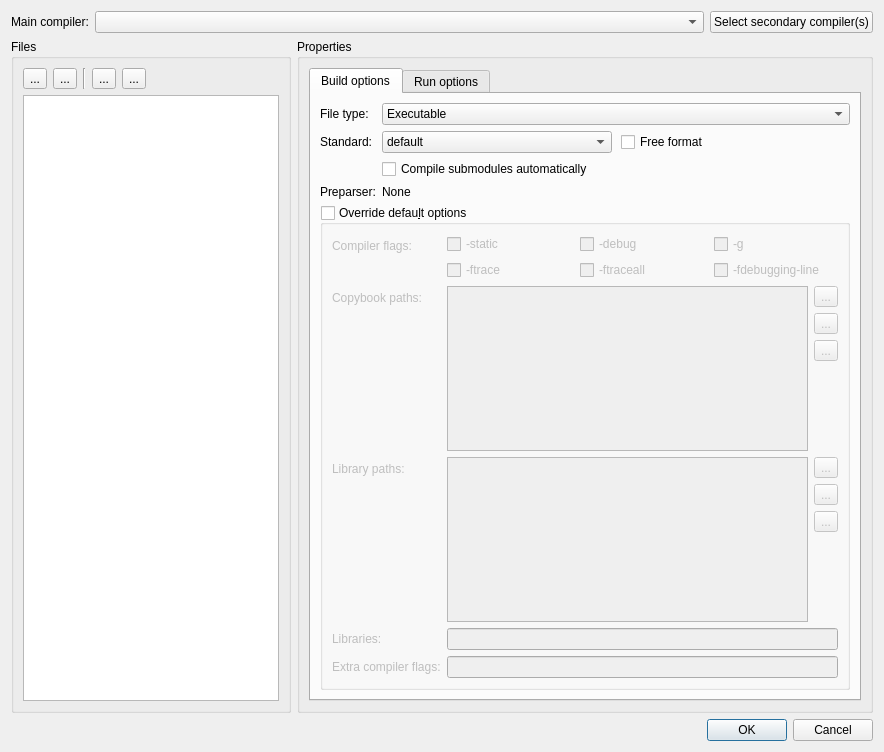
<?xml version="1.0" encoding="UTF-8"?>
<ui version="4.0">
 <class>Dialog</class>
 <widget class="QDialog" name="Dialog">
  <property name="geometry">
   <rect>
    <x>0</x>
    <y>0</y>
    <width>884</width>
    <height>752</height>
   </rect>
  </property>
  <property name="windowTitle">
   <string>Project configuration</string>
  </property>
  <layout class="QVBoxLayout" name="verticalLayout">
   <item>
    <layout class="QFormLayout" name="formLayout">
     <item row="0" column="0">
      <widget class="QLabel" name="label_2">
       <property name="text">
        <string>Main compiler:</string>
       </property>
      </widget>
     </item>
     <item row="0" column="1">
      <layout class="QHBoxLayout" name="horizontalLayout">
       <item>
        <widget class="QComboBox" name="combo_compilers">
         <property name="sizePolicy">
          <sizepolicy hsizetype="Expanding" vsizetype="Fixed">
           <horstretch>0</horstretch>
           <verstretch>0</verstretch>
          </sizepolicy>
         </property>
         <property name="toolTip">
          <string>Select the main compiler.</string>
         </property>
        </widget>
       </item>
       <item>
        <widget class="QPushButton" name="bt_secondary_compilers">
         <property name="toolTip">
          <string>Select secondary compiler that must be run when building the project/file.</string>
         </property>
         <property name="text">
          <string>Select secondary compiler(s)</string>
         </property>
        </widget>
       </item>
      </layout>
     </item>
    </layout>
   </item>
   <item>
    <layout class="QHBoxLayout" name="horizontalLayout_8" stretch="0,1">
     <property name="topMargin">
      <number>0</number>
     </property>
     <item>
      <widget class="QGroupBox" name="group_files">
       <property name="title">
        <string>Files</string>
       </property>
       <layout class="QVBoxLayout" name="verticalLayout_4">
        <item>
         <layout class="QHBoxLayout" name="horizontalLayout_2">
          <property name="topMargin">
           <number>0</number>
          </property>
          <item>
           <widget class="QToolButton" name="bt_add_build">
            <property name="toolTip">
             <string>Add a file to the project build</string>
            </property>
            <property name="text">
             <string>...</string>
            </property>
            <property name="icon">
             <iconset theme="list-add">
              <normaloff>.</normaloff>.</iconset>
            </property>
           </widget>
          </item>
          <item>
           <widget class="QToolButton" name="bt_remove_build">
            <property name="toolTip">
             <string>Remove selected file</string>
            </property>
            <property name="text">
             <string>...</string>
            </property>
            <property name="icon">
             <iconset theme="list-remove">
              <normaloff>.</normaloff>.</iconset>
            </property>
           </widget>
          </item>
          <item>
           <widget class="Line" name="line_2">
            <property name="orientation">
             <enum>Qt::Vertical</enum>
            </property>
           </widget>
          </item>
          <item>
           <widget class="QToolButton" name="bt_move_build_up">
            <property name="toolTip">
             <string>Move selected file up</string>
            </property>
            <property name="text">
             <string>...</string>
            </property>
            <property name="icon">
             <iconset theme="go-up">
              <normaloff>.</normaloff>.</iconset>
            </property>
           </widget>
          </item>
          <item>
           <widget class="QToolButton" name="bt_move_build_down">
            <property name="toolTip">
             <string>Move selected file down</string>
            </property>
            <property name="text">
             <string>...</string>
            </property>
            <property name="icon">
             <iconset theme="go-down">
              <normaloff>.</normaloff>.</iconset>
            </property>
           </widget>
          </item>
          <item>
           <spacer name="horizontalSpacer_2">
            <property name="orientation">
             <enum>Qt::Horizontal</enum>
            </property>
            <property name="sizeHint" stdset="0">
             <size>
              <width>40</width>
              <height>20</height>
             </size>
            </property>
           </spacer>
          </item>
         </layout>
        </item>
        <item>
         <widget class="QListWidget" name="list_build">
          <property name="sizePolicy">
           <sizepolicy hsizetype="Preferred" vsizetype="Expanding">
            <horstretch>0</horstretch>
            <verstretch>0</verstretch>
           </sizepolicy>
          </property>
          <property name="toolTip">
           <string>The list of files to compile. 

The order in the list will determine the compile order.</string>
          </property>
         </widget>
        </item>
       </layout>
      </widget>
     </item>
     <item>
      <widget class="QGroupBox" name="group_properties">
       <property name="sizePolicy">
        <sizepolicy hsizetype="Expanding" vsizetype="Preferred">
         <horstretch>0</horstretch>
         <verstretch>0</verstretch>
        </sizepolicy>
       </property>
       <property name="title">
        <string>Properties</string>
       </property>
       <layout class="QGridLayout" name="gridLayout_2">
        <item row="0" column="0">
         <widget class="QTabWidget" name="tabWidget">
          <property name="currentIndex">
           <number>0</number>
          </property>
          <widget class="QWidget" name="tab">
           <attribute name="title">
            <string>Build options</string>
           </attribute>
           <layout class="QVBoxLayout" name="verticalLayout_2" stretch="0,1">
            <item>
             <layout class="QFormLayout" name="formLayout_4">
              <property name="topMargin">
               <number>0</number>
              </property>
              <item row="0" column="0">
               <widget class="QLabel" name="label_3">
                <property name="text">
                 <string>File type:</string>
                </property>
               </widget>
              </item>
              <item row="0" column="1">
               <widget class="QComboBox" name="combo_type">
                <property name="sizePolicy">
                 <sizepolicy hsizetype="Expanding" vsizetype="Fixed">
                  <horstretch>0</horstretch>
                  <verstretch>0</verstretch>
                 </sizepolicy>
                </property>
                <property name="toolTip">
                 <string>Choose the file type: module or executable.</string>
                </property>
                <item>
                 <property name="text">
                  <string>Executable</string>
                 </property>
                </item>
                <item>
                 <property name="text">
                  <string>Module</string>
                 </property>
                </item>
               </widget>
              </item>
              <item row="1" column="0">
               <widget class="QLabel" name="label_8">
                <property name="text">
                 <string>Standard:</string>
                </property>
               </widget>
              </item>
              <item row="1" column="1">
               <layout class="QHBoxLayout" name="horizontalLayout_3">
                <property name="spacing">
                 <number>9</number>
                </property>
                <property name="leftMargin">
                 <number>0</number>
                </property>
                <item>
                 <widget class="QComboBox" name="combo_standard">
                  <property name="toolTip">
                   <string>Choose the COBOL standard</string>
                  </property>
                  <item>
                   <property name="text">
                    <string>default</string>
                   </property>
                  </item>
                  <item>
                   <property name="text">
                    <string>cobol2002</string>
                   </property>
                  </item>
                  <item>
                   <property name="text">
                    <string>cobol85</string>
                   </property>
                  </item>
                  <item>
                   <property name="text">
                    <string>ibm</string>
                   </property>
                  </item>
                  <item>
                   <property name="text">
                    <string>mvs</string>
                   </property>
                  </item>
                  <item>
                   <property name="text">
                    <string>bs2000</string>
                   </property>
                  </item>
                  <item>
                   <property name="text">
                    <string>mf</string>
                   </property>
                  </item>
                  <item>
                   <property name="text">
                    <string>acu</string>
                   </property>
                  </item>
                  <item>
                   <property name="text">
                    <string>cobol2014</string>
                   </property>
                  </item>
                  <item>
                   <property name="text">
                    <string>none</string>
                   </property>
                  </item>
                 </widget>
                </item>
                <item>
                 <widget class="QCheckBox" name="cb_free_format">
                  <property name="toolTip">
                   <string>&lt;html&gt;&lt;head/&gt;&lt;body&gt;&lt;p&gt;Enable free format support.&lt;/p&gt;&lt;/body&gt;&lt;/html&gt;</string>
                  </property>
                  <property name="text">
                   <string>Free format</string>
                  </property>
                 </widget>
                </item>
               </layout>
              </item>
              <item row="3" column="0">
               <widget class="QLabel" name="label_4">
                <property name="text">
                 <string>Preparser:</string>
                </property>
               </widget>
              </item>
              <item row="3" column="1">
               <widget class="QLabel" name="lbl_preparser_name">
                <property name="text">
                 <string>None</string>
                </property>
               </widget>
              </item>
              <item row="2" column="1">
               <widget class="QCheckBox" name="cb_compile_submodules">
                <property name="toolTip">
                 <string>Check this to automatically detect and compile the submodules.</string>
                </property>
                <property name="text">
                 <string>Compile submodules automatically</string>
                </property>
               </widget>
              </item>
             </layout>
            </item>
            <item>
             <widget class="QGroupBox" name="group_override_build_options">
              <property name="toolTip">
               <string>Setup custom options. If unchecked, the default options of the selected compiler configuration will be applied.</string>
              </property>
              <property name="title">
               <string>Override defau&amp;lt options</string>
              </property>
              <property name="checkable">
               <bool>true</bool>
              </property>
              <property name="checked">
               <bool>false</bool>
              </property>
              <layout class="QFormLayout" name="formLayout_2">
               <item row="1" column="0">
                <widget class="QLabel" name="label_15">
                 <property name="text">
                  <string>Compiler flags:</string>
                 </property>
                </widget>
               </item>
               <item row="1" column="1">
                <layout class="QGridLayout" name="gridLayout_5">
                 <property name="leftMargin">
                  <number>0</number>
                 </property>
                 <property name="topMargin">
                  <number>0</number>
                 </property>
                 <property name="horizontalSpacing">
                  <number>9</number>
                 </property>
                 <property name="verticalSpacing">
                  <number>6</number>
                 </property>
                 <item row="2" column="0">
                  <widget class="QCheckBox" name="cb_ftrace">
                   <property name="toolTip">
                    <string>&lt;html&gt;&lt;head/&gt;&lt;body&gt;&lt;p&gt;Generate trace code&lt;/p&gt;&lt;p&gt;   - Executed SECTION/PARAGRAPH&lt;/p&gt;&lt;/body&gt;&lt;/html&gt;</string>
                   </property>
                   <property name="text">
                    <string>-ftrace</string>
                   </property>
                  </widget>
                 </item>
                 <item row="0" column="0">
                  <widget class="QCheckBox" name="cb_static">
                   <property name="toolTip">
                    <string>Link statically</string>
                   </property>
                   <property name="text">
                    <string>-static</string>
                   </property>
                  </widget>
                 </item>
                 <item row="2" column="2">
                  <widget class="QCheckBox" name="cb_debugging_line">
                   <property name="toolTip">
                    <string>&lt;html&gt;&lt;head/&gt;&lt;body&gt;&lt;p&gt;Enable debugging lines&lt;/p&gt;&lt;p&gt;  - 'D' in indicator column or floating &amp;gt;&amp;gt;D&lt;/p&gt;&lt;/body&gt;&lt;/html&gt;</string>
                   </property>
                   <property name="text">
                    <string>-fdebugging-line</string>
                   </property>
                  </widget>
                 </item>
                 <item row="2" column="1">
                  <widget class="QCheckBox" name="cb_ftraceall">
                   <property name="toolTip">
                    <string>&lt;html&gt;&lt;head/&gt;&lt;body&gt;&lt;p&gt;Generate trace code&lt;/p&gt;&lt;p&gt;  - Executed SECTION/PARAGRAPH/STATEMENTS&lt;/p&gt;&lt;p&gt;  - Turned on by -debug&lt;/p&gt;&lt;/body&gt;&lt;/html&gt;</string>
                   </property>
                   <property name="text">
                    <string>-ftraceall</string>
                   </property>
                  </widget>
                 </item>
                 <item row="0" column="1">
                  <widget class="QCheckBox" name="cb_debug">
                   <property name="toolTip">
                    <string>Enable all run-time error checking
</string>
                   </property>
                   <property name="text">
                    <string>-debug</string>
                   </property>
                  </widget>
                 </item>
                 <item row="0" column="2">
                  <widget class="QCheckBox" name="cb_g">
                   <property name="toolTip">
                    <string>Enable C compiler debug / stack check / trace</string>
                   </property>
                   <property name="text">
                    <string>-g</string>
                   </property>
                  </widget>
                 </item>
                </layout>
               </item>
               <item row="2" column="0">
                <widget class="QLabel" name="label_37">
                 <property name="text">
                  <string>Copybook paths:</string>
                 </property>
                </widget>
               </item>
               <item row="2" column="1">
                <layout class="QHBoxLayout" name="horizontalLayout_12" stretch="1,0">
                 <property name="sizeConstraint">
                  <enum>QLayout::SetMaximumSize</enum>
                 </property>
                 <property name="leftMargin">
                  <number>0</number>
                 </property>
                 <item>
                  <widget class="QListWidget" name="list_copy_paths">
                   <property name="toolTip">
                    <string>The list of copybook paths.</string>
                   </property>
                  </widget>
                 </item>
                 <item>
                  <layout class="QVBoxLayout" name="verticalLayout_12">
                   <property name="leftMargin">
                    <number>0</number>
                   </property>
                   <item>
                    <widget class="QToolButton" name="bt_abs_copy_path">
                     <property name="toolTip">
                      <string>Add an absolute copybook path</string>
                     </property>
                     <property name="text">
                      <string>...</string>
                     </property>
                     <property name="icon">
                      <iconset theme="document-open">
                       <normaloff>.</normaloff>.</iconset>
                     </property>
                    </widget>
                   </item>
                   <item>
                    <widget class="QToolButton" name="bt_rel_copy_path">
                     <property name="toolTip">
                      <string>Add a relative copybook path</string>
                     </property>
                     <property name="text">
                      <string>...</string>
                     </property>
                     <property name="icon">
                      <iconset theme="list-add">
                       <normaloff>.</normaloff>.</iconset>
                     </property>
                    </widget>
                   </item>
                   <item>
                    <widget class="QToolButton" name="bt_rm_copy_path">
                     <property name="toolTip">
                      <string>Delete selected path</string>
                     </property>
                     <property name="text">
                      <string>...</string>
                     </property>
                     <property name="icon">
                      <iconset theme="list-remove">
                       <normaloff>.</normaloff>.</iconset>
                     </property>
                    </widget>
                   </item>
                   <item>
                    <spacer name="verticalSpacer_4">
                     <property name="orientation">
                      <enum>Qt::Vertical</enum>
                     </property>
                     <property name="sizeHint" stdset="0">
                      <size>
                       <width>20</width>
                       <height>40</height>
                      </size>
                     </property>
                    </spacer>
                   </item>
                  </layout>
                 </item>
                </layout>
               </item>
               <item row="3" column="0">
                <widget class="QLabel" name="label_17">
                 <property name="text">
                  <string>Library paths:</string>
                 </property>
                </widget>
               </item>
               <item row="3" column="1">
                <layout class="QHBoxLayout" name="horizontalLayout_10">
                 <property name="sizeConstraint">
                  <enum>QLayout::SetMaximumSize</enum>
                 </property>
                 <property name="leftMargin">
                  <number>0</number>
                 </property>
                 <item>
                  <widget class="QListWidget" name="list_lib_paths">
                   <property name="toolTip">
                    <string>&lt;html&gt;&lt;head/&gt;&lt;body&gt;&lt;p&gt;The list of library paths.&lt;/p&gt;&lt;/body&gt;&lt;/html&gt;</string>
                   </property>
                  </widget>
                 </item>
                 <item>
                  <layout class="QVBoxLayout" name="verticalLayout_5">
                   <property name="leftMargin">
                    <number>0</number>
                   </property>
                   <item>
                    <widget class="QToolButton" name="bt_abs_lib_path">
                     <property name="toolTip">
                      <string>Add an absolute library path</string>
                     </property>
                     <property name="text">
                      <string>...</string>
                     </property>
                     <property name="icon">
                      <iconset theme="document-open">
                       <normaloff>.</normaloff>.</iconset>
                     </property>
                    </widget>
                   </item>
                   <item>
                    <widget class="QToolButton" name="bt_rel_lib_path">
                     <property name="toolTip">
                      <string>Add a relative library path</string>
                     </property>
                     <property name="text">
                      <string>...</string>
                     </property>
                     <property name="icon">
                      <iconset theme="list-add">
                       <normaloff>.</normaloff>.</iconset>
                     </property>
                    </widget>
                   </item>
                   <item>
                    <widget class="QToolButton" name="bt_delete_lib_path">
                     <property name="toolTip">
                      <string>Delete selected path</string>
                     </property>
                     <property name="text">
                      <string>...</string>
                     </property>
                     <property name="icon">
                      <iconset theme="list-remove">
                       <normaloff>.</normaloff>.</iconset>
                     </property>
                    </widget>
                   </item>
                   <item>
                    <spacer name="verticalSpacer_3">
                     <property name="orientation">
                      <enum>Qt::Vertical</enum>
                     </property>
                     <property name="sizeHint" stdset="0">
                      <size>
                       <width>20</width>
                       <height>40</height>
                      </size>
                     </property>
                    </spacer>
                   </item>
                  </layout>
                 </item>
                </layout>
               </item>
               <item row="4" column="0">
                <widget class="QLabel" name="label_18">
                 <property name="text">
                  <string>Libraries:</string>
                 </property>
                </widget>
               </item>
               <item row="4" column="1">
                <widget class="QLineEdit" name="edit_libs">
                 <property name="toolTip">
                  <string>&lt;html&gt;&lt;head/&gt;&lt;body&gt;&lt;p&gt;The list of  libraries you would like your programs to link with (-l option).&lt;/p&gt;&lt;p&gt;Each entry in the list must be separated by a semi-colon.&lt;/p&gt;&lt;/body&gt;&lt;/html&gt;</string>
                 </property>
                </widget>
               </item>
               <item row="5" column="0">
                <widget class="QLabel" name="label_35">
                 <property name="text">
                  <string>Extra compiler flags:</string>
                 </property>
                </widget>
               </item>
               <item row="5" column="1">
                <widget class="QLineEdit" name="edit_extra_flags">
                 <property name="toolTip">
                  <string>&lt;html&gt;&lt;head/&gt;&lt;body&gt;&lt;p&gt;List of extra compiler flags. Each entry in the list must be separated by a semi-colon (;).&lt;/p&gt;&lt;/body&gt;&lt;/html&gt;</string>
                 </property>
                </widget>
               </item>
              </layout>
             </widget>
            </item>
           </layout>
          </widget>
          <widget class="QWidget" name="tab_2">
           <attribute name="title">
            <string>Run options</string>
           </attribute>
           <layout class="QGridLayout" name="gridLayout">
            <item row="0" column="0">
             <widget class="QGroupBox" name="group_run">
              <property name="toolTip">
               <string>&lt;html&gt;&lt;head/&gt;&lt;body&gt;&lt;p&gt;Enable/Disable run. &lt;/p&gt;&lt;p&gt;If checked, the result of the compilation of this file can be run and a corresponding entry will appear in the run configurations menu. &lt;/p&gt;&lt;p&gt;This is enabled by default for all executables but you can also enable it for modules. In that case the module will be run using &lt;span style=&quot; font-weight:600;&quot;&gt;cobcrun.&lt;/span&gt;&lt;/p&gt;&lt;/body&gt;&lt;/html&gt;</string>
              </property>
              <property name="title">
               <string>Runnab&amp;le</string>
              </property>
              <property name="checkable">
               <bool>true</bool>
              </property>
              <layout class="QFormLayout" name="formLayout_3">
               <item row="0" column="0">
                <widget class="QLabel" name="label">
                 <property name="text">
                  <string>Arguments:</string>
                 </property>
                </widget>
               </item>
               <item row="0" column="1">
                <widget class="QLineEdit" name="edit_args">
                 <property name="toolTip">
                  <string>The list of arguments to pass to the executable</string>
                 </property>
                </widget>
               </item>
               <item row="1" column="1">
                <widget class="QCheckBox" name="cb_external_term">
                 <property name="toolTip">
                  <string>Run executable in an external terminal. Check this if you're using the SCREEN SECTION or some advanced ACCEPT/DISPLAY extensions.</string>
                 </property>
                 <property name="text">
                  <string>Run in external terminal</string>
                 </property>
                </widget>
               </item>
               <item row="2" column="0">
                <widget class="QLabel" name="label_5">
                 <property name="text">
                  <string>Environment:</string>
                 </property>
                </widget>
               </item>
               <item row="2" column="1">
                <layout class="QHBoxLayout" name="horizontalLayout_4">
                 <property name="topMargin">
                  <number>0</number>
                 </property>
                 <item>
                  <widget class="QTableWidget" name="table_vars">
                   <property name="toolTip">
                    <string>The list of enviromnent variables to set on the process that is being run.</string>
                   </property>
                   <property name="sizeAdjustPolicy">
                    <enum>QAbstractScrollArea::AdjustIgnored</enum>
                   </property>
                   <attribute name="horizontalHeaderCascadingSectionResizes">
                    <bool>true</bool>
                   </attribute>
                   <attribute name="horizontalHeaderStretchLastSection">
                    <bool>true</bool>
                   </attribute>
                   <attribute name="verticalHeaderVisible">
                    <bool>false</bool>
                   </attribute>
                   <column>
                    <property name="text">
                     <string>Key</string>
                    </property>
                   </column>
                   <column>
                    <property name="text">
                     <string>Value</string>
                    </property>
                   </column>
                  </widget>
                 </item>
                 <item>
                  <layout class="QVBoxLayout" name="verticalLayout_3">
                   <property name="leftMargin">
                    <number>0</number>
                   </property>
                   <item>
                    <widget class="QToolButton" name="bt_add_var">
                     <property name="text">
                      <string/>
                     </property>
                     <property name="icon">
                      <iconset theme="list-add">
                       <normaloff>.</normaloff>.</iconset>
                     </property>
                    </widget>
                   </item>
                   <item>
                    <widget class="QToolButton" name="bt_rm_var">
                     <property name="text">
                      <string/>
                     </property>
                     <property name="icon">
                      <iconset theme="list-remove">
                       <normaloff>.</normaloff>.</iconset>
                     </property>
                    </widget>
                   </item>
                   <item>
                    <spacer name="verticalSpacer">
                     <property name="orientation">
                      <enum>Qt::Vertical</enum>
                     </property>
                     <property name="sizeHint" stdset="0">
                      <size>
                       <width>20</width>
                       <height>40</height>
                      </size>
                     </property>
                    </spacer>
                   </item>
                  </layout>
                 </item>
                </layout>
               </item>
              </layout>
             </widget>
            </item>
           </layout>
          </widget>
         </widget>
        </item>
       </layout>
      </widget>
     </item>
    </layout>
   </item>
   <item>
    <widget class="QDialogButtonBox" name="buttonBox">
     <property name="orientation">
      <enum>Qt::Horizontal</enum>
     </property>
     <property name="standardButtons">
      <set>QDialogButtonBox::Cancel|QDialogButtonBox::Ok</set>
     </property>
    </widget>
   </item>
  </layout>
 </widget>
 <resources/>
 <connections>
  <connection>
   <sender>buttonBox</sender>
   <signal>accepted()</signal>
   <receiver>Dialog</receiver>
   <slot>accept()</slot>
   <hints>
    <hint type="sourcelabel">
     <x>248</x>
     <y>254</y>
    </hint>
    <hint type="destinationlabel">
     <x>157</x>
     <y>274</y>
    </hint>
   </hints>
  </connection>
  <connection>
   <sender>buttonBox</sender>
   <signal>rejected()</signal>
   <receiver>Dialog</receiver>
   <slot>reject()</slot>
   <hints>
    <hint type="sourcelabel">
     <x>316</x>
     <y>260</y>
    </hint>
    <hint type="destinationlabel">
     <x>286</x>
     <y>274</y>
    </hint>
   </hints>
  </connection>
 </connections>
</ui>
